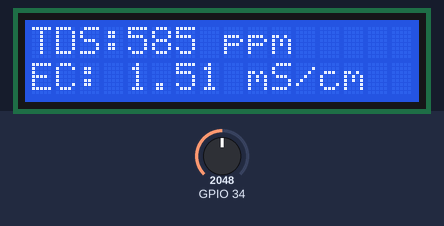
This sketch was run on a simulated ESP32. Parts: 16×2 character LCD. Inputs (shaded band) come from the test bench; at power-on: GPIO 34 = 2048. WiFi joins after 1.5 s; servers stay silent unless stated; what the sketch prints to the serial monitor is not drawn.

Above: at 5.0 s.
5.1 s: GPIO 34 set to 527
At 7.4 s:
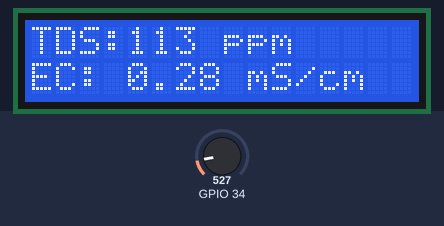
7.7 s: GPIO 34 set to 436
At 8.9 s:
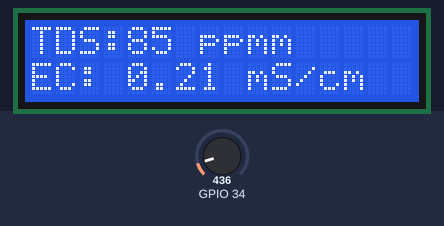
10.0 s: GPIO 34 set to 210
At 11.5 s:
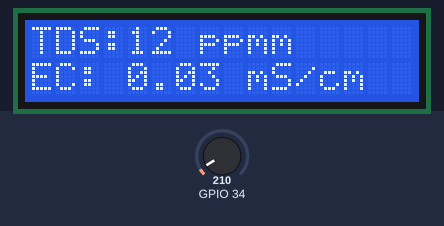
12.2 s: GPIO 34 set to 187
At 14.0 s:
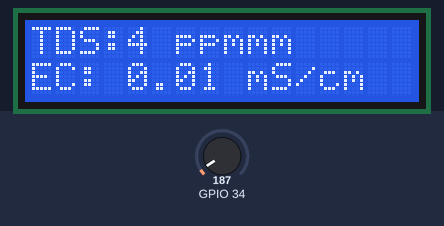
Timing chart, 0 to 15.5 s (numbered marks = the images above; inputs shaded):
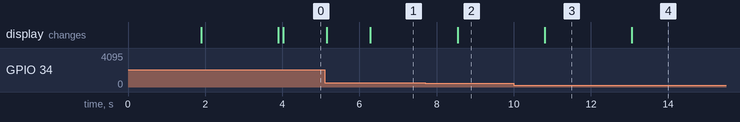

The sketch:

Water_Quality_Monitoring.ino
```cpp
#define BLYNK_TEMPLATE_ID "TMPL6wIMtHVxK"
#define BLYNK_TEMPLATE_NAME "Water Quality Monitering"
#define BLYNK_AUTH_TOKEN "14w9sZ6T-fkPtHi-OMflubE9ACcKKpMJ"

// Comment this out to disable prints and save space
#define BLYNK_PRINT Serial
#include <BlynkSimpleEsp32.h>
#include "secret.h"
#include <WiFi.h>

#include <WiFiClient.h>
#include <LiquidCrystal_I2C.h>

// LCD configuration
LiquidCrystal_I2C lcd(0x27, 16, 2);

// Your WiFi credentials.
// Set password to "" for open networks.
char ssid[] = WIFI_SSID ;
char pass[] = WIFI_PASS ;


char auth[] = BLYNK_AUTH_TOKEN;

namespace pin {
    const byte tds_sensor = 34;
}

namespace device {
    float aref = 3.3; // Vref, this is for 3.3v compatible controller boards, for Arduino use 5.0v.
}

namespace sensor {
    float ec = 0;
    unsigned int tds = 0;
    float ecCalibration = 1;
}

void setup() {
    Serial.begin(115200); // Debugging on hardware Serial 0
    Blynk.begin(auth, ssid, pass);
    // Initialize LCD
  lcd.init();
  lcd.backlight();
  lcd.setCursor(1, 0);
  lcd.print("Water Quality");
  lcd.setCursor(3, 1);
  lcd.print("Monitoring   ");
  lcd.setCursor(12, 0);  // Adjust the position for the heart symbol

  delay(2000);
  lcd.clear();

}

void loop() {
    Blynk.run();
    readTdsQuick();
    delay(1000);
}

void readTdsQuick() {

    float temperature = 25.0; // assume room temp (or use DS18B20 later)

    // Read the raw analog value and convert to voltage
    float sum = 0;
    for (int i = 0; i < 10; i++) {
        sum += analogRead(pin::tds_sensor);
        delay(10);
    }
    float avg = sum / 10.0;
    float rawEc = avg * device::aref / 4096.0;

    // Debugging: Print the raw analog value
    Serial.print(F("Raw Analog Value: "));
    Serial.println(rawEc);

    // Adjust this offset based on the sensor's dry reading (without immersion)
    float offset = 0.14; // Set this to the observed raw analog value in air

    // Apply calibration and offset compensation
    float tempCoefficient = 1.0 + 0.02 * (temperature - 25.0);
    sensor::ec = ((rawEc / tempCoefficient) * sensor::ecCalibration) - offset;

    // If the EC is below zero after adjustment, set it to zero
    if (sensor::ec < 0) sensor::ec = 0;

    // Convert voltage value to TDS value using a cubic equation
    sensor::tds = (133.42 * pow(sensor::ec, 3) - 255.86 * sensor::ec * sensor::ec + 857.39 * sensor::ec) * 0.5;

    // Debugging: Print the TDS and EC values
    Serial.print(F("TDS: "));
    Serial.println(sensor::tds);
    Serial.print(F("EC: "));
    Serial.println(sensor::ec, 2);
    lcd.setCursor(0, 0);
    lcd.print("TDS: ");

    lcd.setCursor(4,0);
    lcd.print(sensor::tds);
    lcd.print(" ppm");

    lcd.setCursor(0,1);
    lcd.print("EC: ");

    lcd.setCursor(4,1);
    lcd.print(sensor::ec);
    lcd.print(" mS/cm");

    // Send data to Blynk virtual pins
    Blynk.virtualWrite(V2, sensor::tds);
    Blynk.virtualWrite(V3, sensor::ec);
}
```

secret.h
```cpp
#ifndef SECRETS_H
#define SECRETS_H

#define WIFI_SSID "iPhone_D"
#define WIFI_PASS "oisa2267"


#endif
```

Measured:
- the behaviour switches between 484 and 483 on GPIO 34 (found by bisection; images 1 and 2)
- the behaviour switches between 203 and 202 on GPIO 34 (found by bisection; images 3 and 4)
- after the input at 5.1 s, the display: first changes after 0.05 s (image 1 shows a later state)
- after the input at 7.7 s, the display: changes after 0.84 s (image 2)
- after the input at 10.0 s, the display: changes after 0.80 s (image 3)
- after the input at 12.2 s, the display: changes after 0.85 s (image 4)
